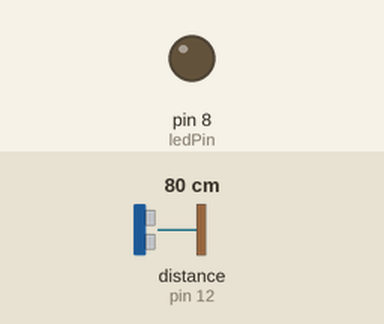
The sketch below on a simulated Arduino Uno, built with avr-gcc and run on an emulated ATmega328P. Parts: output pins drawn as LEDs (lit = HIGH). Wiring (inferred from the names in the program): ultrasonic range finder: trigger pin 13; echo pin 12. Inputs (shaded band) come from the test bench; at power-on: distance to the obstacle (sensor on pin 12) 80 cm. The echo pulse lasts 58.3 µs per cm; pins used as bus, display or sensor lines are not drawn.

Above: at 1.2 s.
1.3 s: distance to the obstacle (sensor on pin 12) set to 2 cm
At 1.8 s:
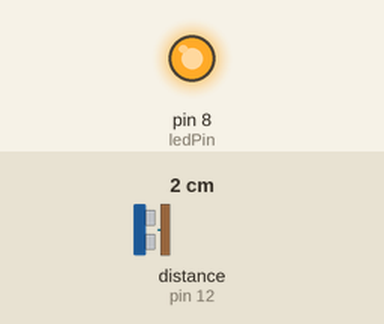
2.8 s: distance to the obstacle (sensor on pin 12) set to 18 cm
At 3.3 s:
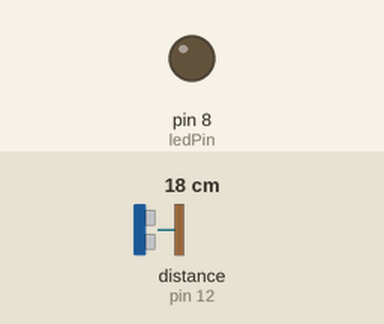
4.3 s: distance to the obstacle (sensor on pin 12) set to 4 cm
At 5.3 s:
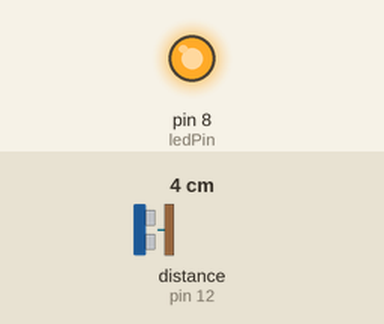
Timing chart, 0 to 7.3 s (numbered marks = the images above; inputs shaded):
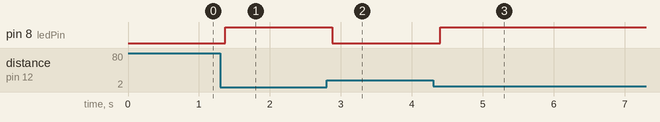

The sketch:

smashing_jaiks_gaaris1.ino
```cpp
int trigPin = 13;
int echoPin = 12;

int ledPin = 8;

long duration;
int distance;

void setup() {
  // Inicializar los pines
  pinMode(trigPin, OUTPUT);  // El pin TRIG debe ser de salida
  pinMode(echoPin, INPUT);   // El pin ECHO debe ser de entrada
  pinMode(ledPin, OUTPUT);   // El LED debe ser de salida

  // Iniciar la comunicación serial
  Serial.begin(9600);
}

void loop() {
  // Emitir una señal de 10 microsegundos para activar el sensor
  digitalWrite(trigPin, LOW);
  delayMicroseconds(2);
  digitalWrite(trigPin, HIGH);
  delayMicroseconds(10);
  digitalWrite(trigPin, LOW);

  // Leer la duración del pulso en el pin Echo
  duration = pulseIn(echoPin, HIGH);

  // Calcular la distancia en centímetros (velocidad del sonido: 343 m/s)
  distance = duration * 0.0344 / 2;


  // Si la distancia es menor a 10 cm, encender el LED
  if (distance < 10) {
    digitalWrite(ledPin, HIGH);
  } else {
    digitalWrite(ledPin, LOW);
  }

  delay(100);
}
```

Measured:
- after the input at 1.3 s, pin 8 (ledPin): LOW → HIGH after 0.07 s
- after the input at 2.8 s, pin 8 (ledPin): HIGH → LOW after 0.08 s
- after the input at 4.3 s, pin 8 (ledPin): LOW → HIGH after 0.10 s
